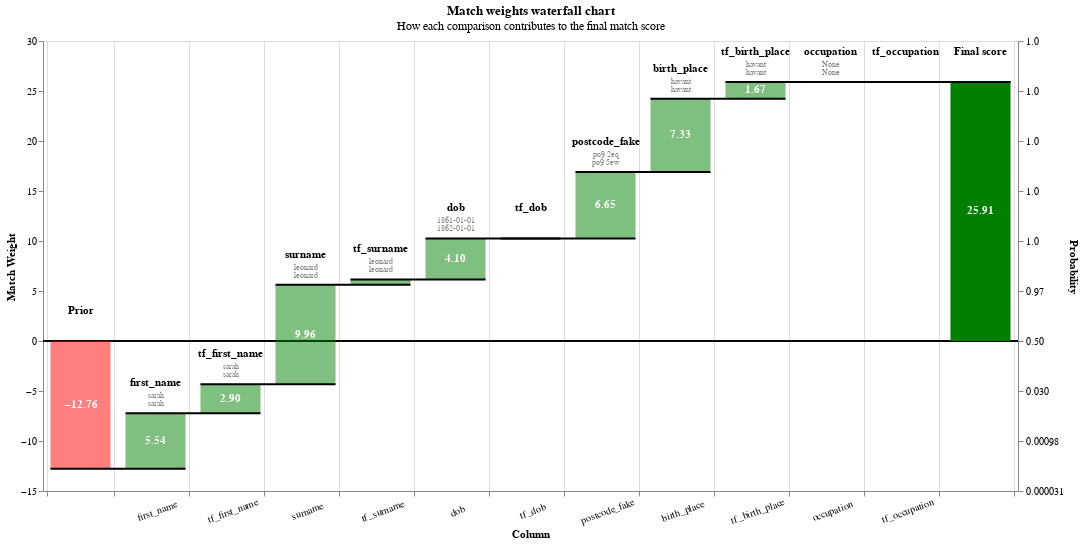

Notebook cell for this chart:
### Markdown cell above
You can also view rows in this dataset as a waterfall chart as follows:

### Code cell
from splink.charts import waterfall_chart
records_to_plot = df_e.to_dict(orient="records")
linker.waterfall_chart(records_to_plot, filter_nulls=False)
